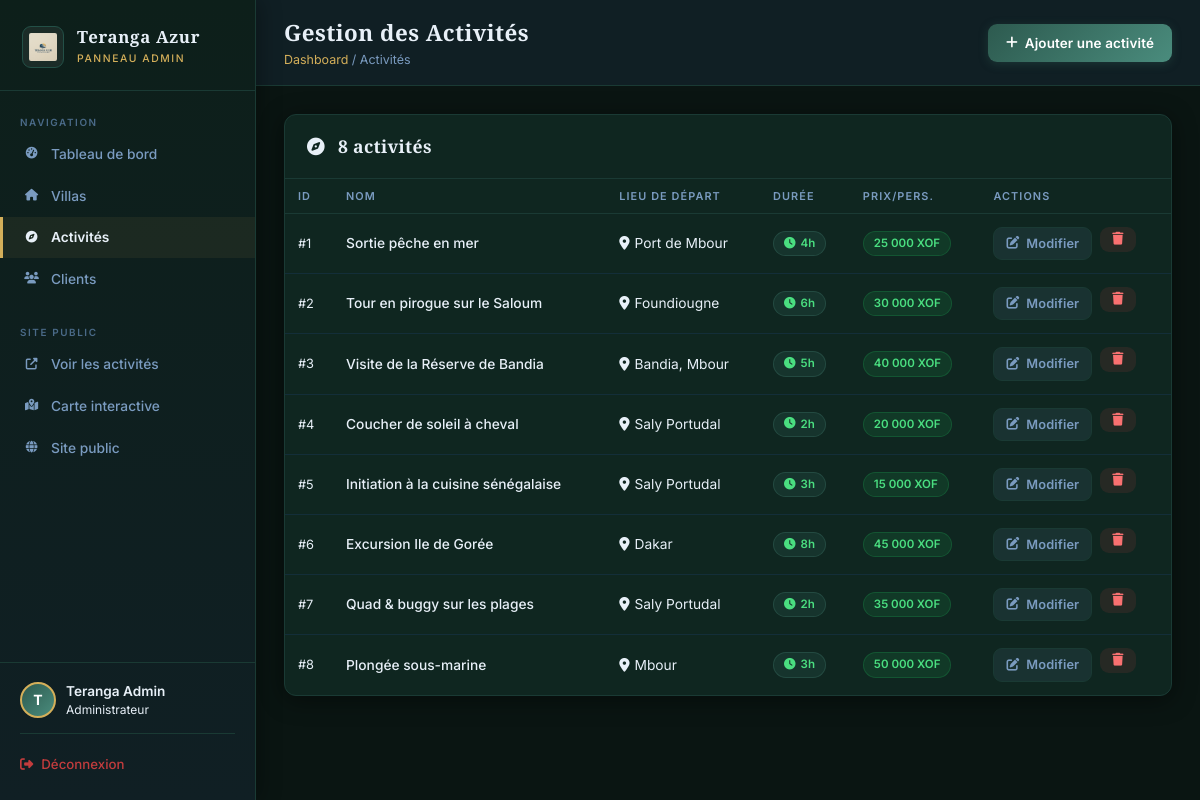
The app's page /admin/activites.php (signed in) with its own data.
### tables this page shows
CREATE TABLE `activites` (
  `id` int(11) NOT NULL AUTO_INCREMENT,
  `nom_activite` varchar(255) NOT NULL,
  `description` text DEFAULT NULL,
  `duree_heures` int(11) NOT NULL,
  `prix_par_personne` decimal(10,2) NOT NULL,
  `lieu_depart` varchar(255) DEFAULT NULL,
  `created_at` timestamp NULL DEFAULT current_timestamp(),
  `latitude` decimal(10,8) DEFAULT NULL,
  `longitude` decimal(11,8) DEFAULT NULL,
  PRIMARY KEY (`id`)
);

### admin/activites.php (the view, shortened to what this page needs)
<?php
require_once '../config/db.php';
$activites = $pdo->query("SELECT * FROM activites ORDER BY created_at DESC")->fetchAll();
?>
<!DOCTYPE html>
<html lang="fr">
<head>
  <link rel="stylesheet" href="https://cdnjs.cloudflare.com/ajax/libs/font-awesome/6.5.0/css/all.min.css">
  <link rel="stylesheet" href="../css/admin.css">
</head>
<body class="admin-body">
<aside class="admin-sidebar">
  <a href="../index.php" class="admin-sidebar-logo">
    <img src="../images/Logo.png" alt="Teranga Azur">
    <div><span>Teranga Azur</span><small>Panneau Admin</small></div>
  </a>
  <nav class="admin-nav">
    <div class="admin-nav-label">Navigation</div>
    <a href="dashboard.php"><i class="fas fa-tachometer-alt"></i> Tableau de bord</a>
    <a href="villas.php"><i class="fas fa-home"></i> Villas</a>
    <a href="activites.php" class="active"><i class="fas fa-compass"></i> Activités</a>
    <a href="clients.php"><i class="fas fa-users"></i> Clients</a>
    <div class="admin-nav-label" style="margin-top:20px;">Site public</div>
    <a href="../activites.php" target="_blank"><i class="fas fa-external-link-alt"></i> Voir les activités</a>
    <a href="../carte.php" target="_blank"><i class="fas fa-map-marked-alt"></i> Carte interactive</a>
    <a href="../index.php" target="_blank"><i class="fas fa-globe"></i> Site public</a>
  </nav>
  <div class="admin-sidebar-footer">
    <div class="admin-user">
      <div class="admin-avatar"><?= strtoupper(substr($_SESSION['client_prenom'] ?? 'A', 0, 1)) ?></div>
      <div>
        <div style="font-weight:600;font-size:0.85rem;color:var(--admin-text);"><?= htmlspecialchars($_SESSION['client_prenom'] . ' ' . $_SESSION['client_nom']) ?></div>
        <div style="font-size:0.75rem;color:var(--admin-accent);">Administrateur</div>
      </div>
    </div>
    <a href="../logout.php"><i class="fas fa-sign-out-alt"></i> Déconnexion</a>
  </div>
</aside>
<main class="admin-main">
  <div class="admin-topbar">
    <div>
      <h1>Gestion des Activités</h1>
      <div class="admin-breadcrumb"><a href="dashboard.php">Dashboard</a> / Activités</div>
    </div>
    <a href="activite-form.php" class="btn-admin btn-admin-primary"><i class="fas fa-plus"></i> Ajouter une activité</a>
  </div>
  <div class="admin-content">
    <div class="admin-card">
      <div class="admin-card-header">
        <h2><i class="fas fa-compass" style="color:var(--admin-accent);margin-right:8px;"></i> <?= count($activites) ?> activité<?= count($activites) > 1 ? 's' : '' ?></h2>
      </div>
      <div style="overflow-x:auto;">
        <table class="admin-table">
          <thead>
            <tr>
              <th>ID</th>
              <th>Nom</th>
              <th>Lieu de départ</th>
              <th>Durée</th>
              <th>Prix/pers.</th>
              <th>Actions</th>
            </tr>
          </thead>
          <tbody>
            <?php foreach ($activites as $a): ?>
            <tr>
              <td style="color:var(--admin-muted);font-size:0.8rem;">#<?= $a['id'] ?></td>
              <td class="title-cell"><?= htmlspecialchars($a['nom_activite']) ?></td>
              <td style="color:var(--admin-muted)"><i class="fas fa-map-marker-alt" style="color:var(--admin-accent);margin-right:5px;"></i><?= htmlspecialchars($a['lieu_depart']) ?></td>
              <td><span class="badge badge-blue"><i class="fas fa-clock"></i> <?= $a['duree_heures'] ?>h</span></td>
              <td><span class="badge badge-green"><?= number_format($a['prix_par_personne'], 0, ',', ' ') ?> XOF</span></td>
              <td>
                <div style="display:flex;gap:8px;">
                  <a href="activite-form.php?id=<?= $a['id'] ?>" class="btn-admin btn-admin-ghost" style="padding:6px 12px;font-size:0.8rem;">
                    <i class="fas fa-edit"></i> Modifier
                  </a>
                  <form method="POST" action="activites.php" style="display:inline;" onsubmit="return confirm('Supprimer l\'activité «<?= htmlspecialchars(addslashes($a['nom_activite'])) ?>» ? Cette action est irréversible.')">
                    <button type="submit" class="btn-admin btn-admin-danger" style="padding:6px 12px;font-size:0.8rem;border:none;cursor:pointer;" title="Supprimer">
                      <i class="fas fa-trash"></i>
                    </button>
                  </form>
                </div>
              </td>
            </tr>
            <?php endforeach; ?>
          </tbody>
        </table>
      </div>
    </div>
  </div>
</main>
</body>
</html>

### records on screen
activites: id "1", nom_activite "Sortie pêche en mer", lieu_depart "Port de Mbour", duree_heures "4", prix_par_personne "25 000"
activites: id "2", nom_activite "Tour en pirogue sur le Saloum", lieu_depart "Foundiougne", duree_heures "6", prix_par_personne "30 000"
activites: id "3", nom_activite "Visite de la Réserve de Bandia", lieu_depart "Bandia, Mbour", duree_heures "5", prix_par_personne "40 000"
activites: id "4", nom_activite "Coucher de soleil à cheval", lieu_depart "Saly Portudal", duree_heures "2", prix_par_personne "20 000"
activites: id "5", nom_activite "Initiation à la cuisine sénégalaise", lieu_depart "Saly Portudal", duree_heures "3", prix_par_personne "15 000"
activites: id "6", nom_activite "Excursion Ile de Gorée", lieu_depart "Dakar", duree_heures "8", prix_par_personne "45 000"
activites: id "7", nom_activite "Quad & buggy sur les plages", lieu_depart "Saly Portudal", duree_heures "2", prix_par_personne "35 000"
activites: id "8", nom_activite "Plongée sous-marine", lieu_depart "Mbour", duree_heures "3", prix_par_personne "50 000"

### other values on screen
substr($_SESSION['client_prenom'] ?? 'A', 0, 1) "T"
$_SESSION['client_prenom'] . ' ' . $_SESSION['client_nom'] "Teranga Admin"
count($activites) "8"
